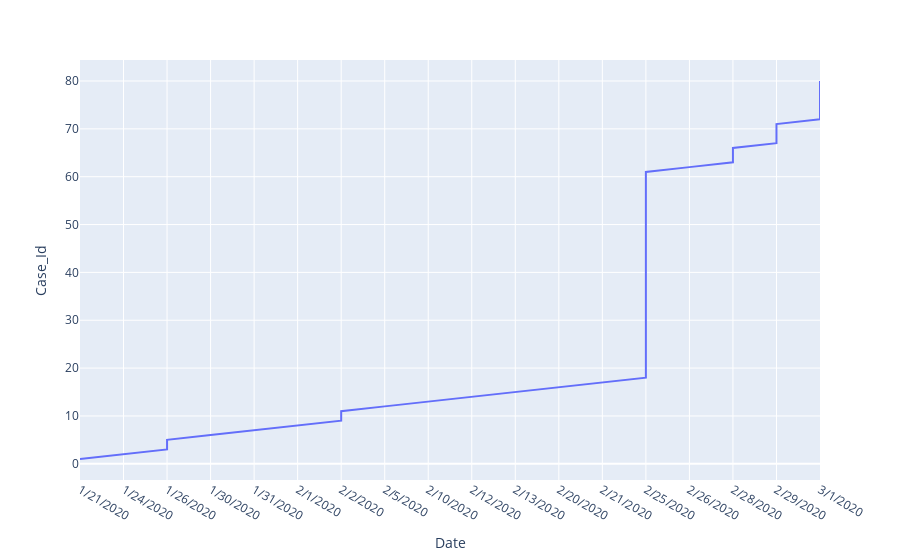

Notebook code cell kept with this figure:
### Code cell
# Cumulative confirmed cases by date
import plotly.express as px
fig = px.line(data, x='Date', y='Case_Id')
fig.show()

### Figure 1 — Plotly figure (JSON) as saved in the notebook; plotly's stock layout.template omitted (floating-point values rounded to 4 significant figures)
{"data": [{"hoverlabel": {"namelength": 0}, "hovertemplate": "Date=%{x}<br>Case_Id=%{y}", "legendgroup": "", "line": {"color": "#636efa", "dash": "solid"}, "mode": "lines", "name": "", "showlegend": false, "type": "scatter", "x": ["1/21/2020", "1/24/2020", "1/26/2020", "1/26/2020", "1/26/2020", "1/30/2020", "1/31/2020", "2/1/2020", "2/2/2020", "2/2/2020", "2/2/2020", "2/5/2020", "2/10/2020", "2/12/2020", "2/13/2020", "2/20/2020", "2/21/2020", "2/25/2020", "2/25/2020", "2/25/2020", "2/25/2020", "2/25/2020", "2/25/2020", "2/25/2020", "2/25/2020", "2/25/2020", "2/25/2020", "2/25/2020", "2/25/2020", "2/25/2020", "2/25/2020", "2/25/2020", "2/25/2020", "2/25/2020", "2/25/2020", "2/25/2020", "2/25/2020", "2/25/2020", "2/25/2020", "2/25/2020", "2/25/2020", "2/25/2020", "2/25/2020", "2/25/2020", "2/25/2020", "2/25/2020", "2/25/2020", "2/25/2020", "2/25/2020", "2/25/2020", "2/25/2020", "2/25/2020", "2/25/2020", "2/25/2020", "2/25/2020", "2/25/2020", "2/25/2020", "2/25/2020", "2/25/2020", "2/25/2020", "2/25/2020", "2/26/2020", "2/28/2020", "2/28/2020", "2/28/2020", "2/28/2020", "2/29/2020", "2/29/2020", "2/29/2020", "2/29/2020", "2/29/2020", "3/1/2020", "3/1/2020", "3/1/2020", "3/1/2020", "3/1/2020", "3/1/2020", "3/1/2020", "3/1/2020", "3/1/2020"], "xaxis": "x", "y": [1, 2, 3, 4, 5, 6, 7, 8, 9, 10, 11, 12, 13, 14, 15, 16, 17, 18, 19, 20, 21, 22, 23, 24, 25, 26, 27, 28, 29, 30, 31, 32, 33, 34, 35, 36, 37, 38, 39, 40, 41, 42, 43, 44, 45, 46, 47, 48, 49, 50, 51, 52, 53, 54, 55, 56, 57, 58, 59, 60, 61, 62, 63, 64, 65, 66, 67, 68, 69, 70, 71, 72, 73, 74, 75, 76, 77, 78, 79, 80], "yaxis": "y"}], "layout": {"legend": {"tracegroupgap": 0}, "margin": {"t": 60}, "xaxis": {"anchor": "y", "domain": [0, 1], "title": {"text": "Date"}}, "yaxis": {"anchor": "x", "domain": [0, 1], "title": {"text": "Case_Id"}}}}
